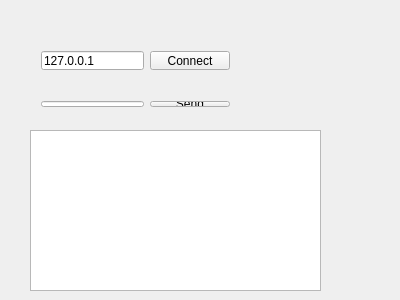
<?xml version="1.0" encoding="UTF-8"?>
<ui version="4.0">
 <class>Widget</class>
 <widget class="QWidget" name="Widget">
  <property name="geometry">
   <rect>
    <x>0</x>
    <y>0</y>
    <width>400</width>
    <height>300</height>
   </rect>
  </property>
  <property name="windowTitle">
   <string>Widget</string>
  </property>
  <widget class="QTextBrowser" name="textBrowser">
   <property name="geometry">
    <rect>
     <x>30</x>
     <y>130</y>
     <width>291</width>
     <height>161</height>
    </rect>
   </property>
  </widget>
  <widget class="QWidget" name="">
   <property name="geometry">
    <rect>
     <x>30</x>
     <y>40</y>
     <width>211</width>
     <height>41</height>
    </rect>
   </property>
   <layout class="QHBoxLayout" name="horizontalLayout">
    <item>
     <widget class="QLineEdit" name="lineEditIPAddress">
      <property name="text">
       <string>127.0.0.1</string>
      </property>
     </widget>
    </item>
    <item>
     <widget class="QPushButton" name="btnConnect">
      <property name="text">
       <string>Connect</string>
      </property>
     </widget>
    </item>
   </layout>
  </widget>
  <widget class="QWidget" name="">
   <property name="geometry">
    <rect>
     <x>30</x>
     <y>90</y>
     <width>211</width>
     <height>28</height>
    </rect>
   </property>
   <layout class="QHBoxLayout" name="horizontalLayout_2">
    <item>
     <widget class="QLineEdit" name="lineEditContext"/>
    </item>
    <item>
     <widget class="QPushButton" name="btnSend">
      <property name="text">
       <string>Send</string>
      </property>
     </widget>
    </item>
   </layout>
  </widget>
 </widget>
 <layoutdefault spacing="6" margin="11"/>
 <resources/>
 <connections/>
</ui>
